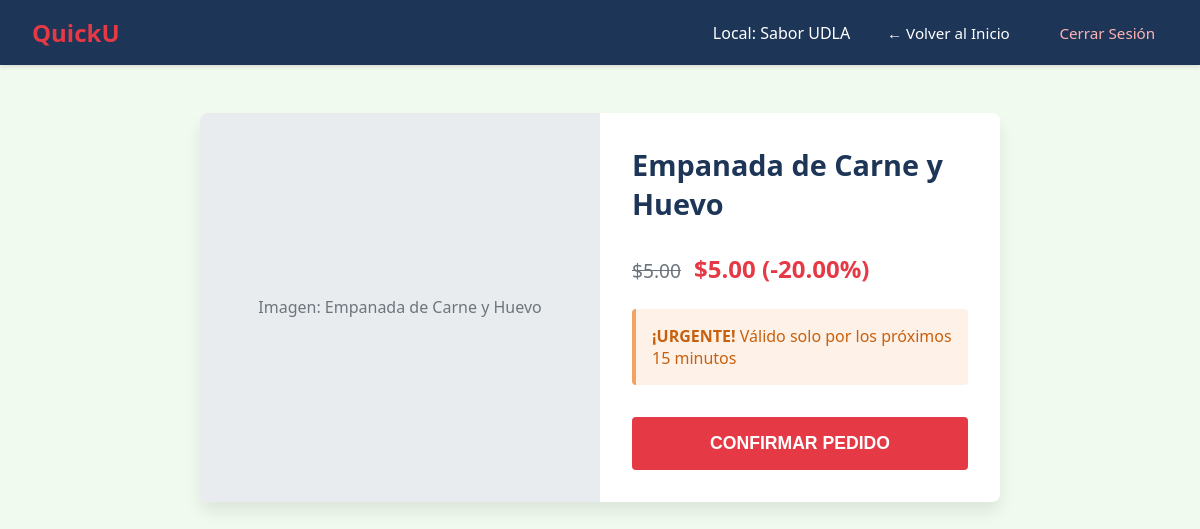
Screenshot of /oferta/1/ (signed in) with the database file from the repository.
### motor_quicku/models.py (models this page shows, shortened)
class Promocion(models.Model):
    id_producto = models.ForeignKey(Producto, on_delete=models.CASCADE)
    porcentaje_descuento = models.DecimalField(max_digits=5, decimal_places=2)
    hora_inicio = models.TimeField()
    hora_fin = models.TimeField()
    estado_activa = models.BooleanField(default=True)

class Producto(models.Model):
    id_local = models.ForeignKey(Local, on_delete=models.CASCADE)
    nombre = models.CharField(max_length=100)
    precio_base = models.DecimalField(max_digits=6, decimal_places=2) # Usamos Decimal para dinero en vez de float
    categoria = models.CharField(max_length=50)

class Local(models.Model):
    id_usuario = models.ForeignKey(Usuario, on_delete=models.CASCADE)
    nombre = models.CharField(max_length=100)
    ubicacion = models.CharField(max_length=150)
    estado_active = models.BooleanField(default=True) # bool estadoApertura en el diagrama

### motor_quicku/views.py (the view)
# urls.py: path('oferta/<int:promocion_id>/', views.detalle_oferta, name='detalle_oferta'),
def detalle_oferta(request, promocion_id):
    usuario_id = request.session.get('usuario_id')
    if not usuario_id:
        return redirect('login')
    usuario_actual = Usuario.objects.get(id=usuario_id)
    promocion = get_object_or_404(Promocion, id=promocion_id)
    Notificacion.objects.filter(
        id_usuario=usuario_actual,
        id_promocion=promocion,
        leida=False
    ).update(leida=True)
    contexto = {
        'promocion': promocion
    }
    return render(request, 'motor_quicku/oferta.html', contexto)

### motor_quicku/templates/motor_quicku/oferta.html (shortened to what this page needs)
{% load static %}
<!DOCTYPE html>
<html lang="es">
<head>
    <link rel="stylesheet" href="{% static 'scss/css/styles.css' %}">
</head>
<body class="quicku-app">
    <header class="app-header">
        <nav class="app-header__nav">
            <h1 class="app-header__logo">QuickU</h1>
            <div class="app-header__actions">
                <span class="app-header__user">Local: {{ promocion.id_producto.id_local.nombre }}</span>
                <a href="{% url 'home' %}" class="app-header__link">← Volver al Inicio</a>
                <a href="{% url 'logout' %}" class="app-header__link app-header__link--logout">Cerrar Sesión</a>
            </div>
        </nav>
    </header>
    <main class="offer-detail">
        <section class="offer-card">
            <figure class="offer-card__image-container">
                <div class="offer-card__placeholder-img">
                    <span>Imagen: {{ promocion.id_producto.nombre }}</span>
                </div>
            </figure>
            <article class="offer-card__info">
                <h1 class="offer-card__product-name">{{ promocion.id_producto.nombre }}</h1>
                <div class="offer-card__pricing">
                    <span class="offer-card__original-price">${{ promocion.id_producto.precio_base }}</span>
                    <span class="offer-card__discount-price">
                        ${{ promocion.id_producto.precio_base }} (-{{ promocion.porcentaje_descuento }}%)
                    </span>
                </div>
                <div class="offer-card__urgency">
                    <p><strong>¡URGENTE!</strong> Válido solo por los próximos 15 minutos</p>
                </div>
                <form action="#" method="POST" class="offer-card__form">
                    <button type="submit" class="offer-card__submit-btn">CONFIRMAR PEDIDO</button>
                </form>
            </article>
        </section>
    </main>
</body>
</html>

### motor_quicku/static/scss/css/styles.css (style rules this page uses)
body.quicku-app { font-family: "Segoe UI", system-ui, sans-serif; background-color: #f1faee; color: #333; margin: 0; }
.app-header { background-color: #1d3557; color: white; padding: 1rem 2rem; box-shadow: 0 2px 4px rgba(0, 0, 0, 0.1); }
.app-header__nav { display: flex; justify-content: space-between; align-items: center; max-width: 1200px; margin: 0 auto; }
.app-header__logo { margin: 0; color: #e63946; }
.app-header__actions { display: flex; align-items: center; gap: 1.5rem; }
.app-header__link { color: white; text-decoration: none; font-weight: 500; font-size: 0.95rem; padding: 0.4rem 0.8rem; border-radius: 4px; transition: all 0.3s ease; }
.app-header__link--logout { color: #ffb3b3; }
.offer-detail { max-width: 800px; margin: 3rem auto; padding: 0 1rem; }
.offer-card { background-color: white; border-radius: 8px; box-shadow: 0 10px 15px rgba(0, 0, 0, 0.08); overflow: hidden; display: flex; flex-direction: column; }
@media (min-width: 768px) { .offer-card { flex-direction: row; } }
.offer-card__image-container { margin: 0; background-color: #e9ecef; display: flex; align-items: center; justify-content: center; padding: 4rem 2rem; }
@media (min-width: 768px) { .offer-card__image-container { width: 50%; } }
.offer-card__placeholder-img { color: #6c757d; font-weight: 500; text-align: center; }
.offer-card__info { padding: 2rem; }
@media (min-width: 768px) { .offer-card__info { width: 50%; } }
.offer-card__product-name { margin-top: 0; font-size: 1.8rem; color: #1d3557; }
.offer-card__pricing { margin: 1.5rem 0; font-size: 1.2rem; }
.offer-card__original-price { text-decoration: line-through; color: #6c757d; margin-right: 0.5rem; }
.offer-card__discount-price { color: #e63946; font-weight: bold; font-size: 1.5rem; }
.offer-card__urgency { background-color: rgba(244, 162, 97, 0.15); color: rgb(199.6035502959, 96.0118343195, 13.8964497041); padding: 1rem; border-left: 4px solid #f4a261; border-radius: 4px; margin-bottom: 2rem; }
.offer-card__urgency p { margin: 0; }
.offer-card__submit-btn { width: 100%; background-color: #e63946; color: white; border: none; padding: 1rem; font-size: 1.1rem; font-weight: bold; border-radius: 4px; cursor: pointer; transition: background-color 0.3s ease; }

### rows the page displays
Promocion: id_producto.id_local.nombre "Sabor UDLA", id_producto.nombre "Empanada de Carne y Huevo", id_producto.precio_base "5.00", porcentaje_descuento "20.00"
